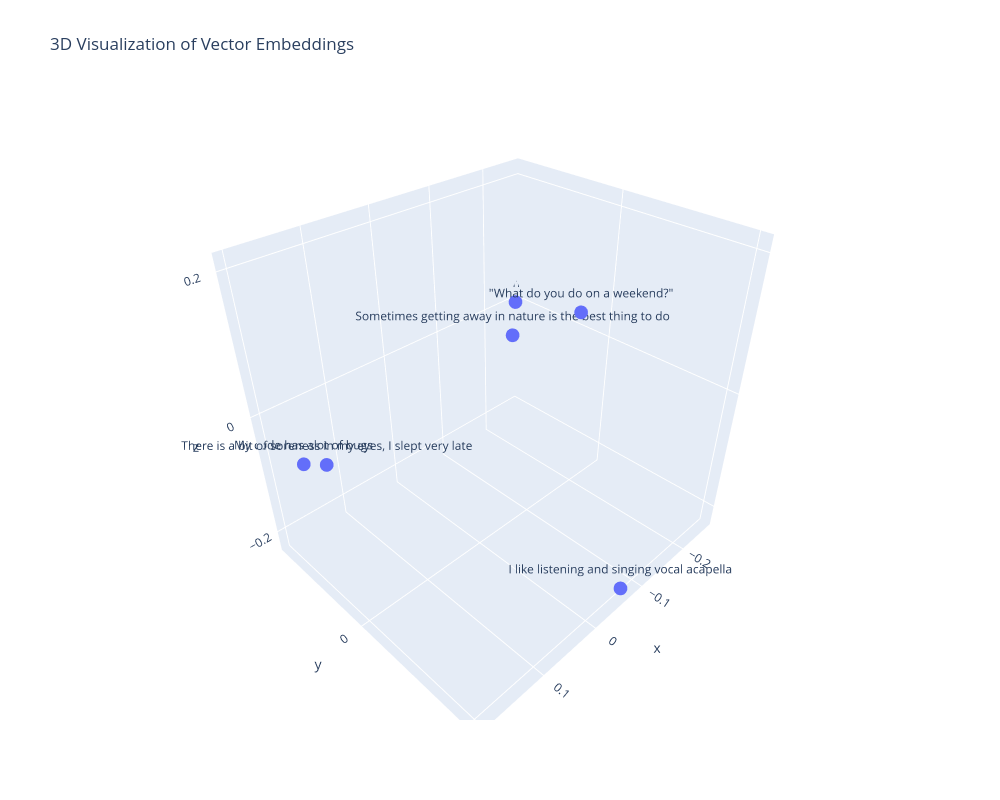

Notebook code for this chart:
### Code cell
# A More interactive visual: Using plotly
import plotly.express as px

fig = px.scatter_3d(
    df_reduced,
    x = 'x',
    y = 'y',
    z = 'z',
    text = text,
    title = '3D Visualization of Vector Embeddings',
    height = 800,
    width = 1000
)

fig.show()

### Figure 1 — Plotly figure (JSON) as saved in the notebook; plotly's stock layout.template omitted (floating-point values rounded to 4 significant figures)
{"data": [{"hovertemplate": "x=%{x}<br>y=%{y}<br>z=%{z}<br>text=%{text}<extra></extra>", "legendgroup": "", "marker": {"color": "#636efa", "symbol": "circle"}, "mode": "markers+text", "name": "", "scene": "scene", "showlegend": false, "text": ["I like listening and singing vocal acapella", "My code has alot of bugs", "Asernal is the best team in the Premier League right now", "There is a bit of soreness in my eyes, I slept very late", "\"What do you do on a weekend?\"", "Sometimes getting away in nature is the best thing to do"], "type": "scatter3d", "x": [-0.06612, 0.1763, -0.2576, 0.1983, 0.01214, -0.06301], "y": [0.205, -0.1467, -0.1805, -0.04553, 0.1666, 0.001121], "z": [-0.2229, -0.07052, -0.002391, 5.863e-05, 0.209, 0.08674]}], "layout": {"height": 800, "legend": {"tracegroupgap": 0}, "scene": {"domain": {"x": [0, 1], "y": [0, 1]}, "xaxis": {"title": {"text": "x"}}, "yaxis": {"title": {"text": "y"}}, "zaxis": {"title": {"text": "z"}}}, "title": {"text": "3D Visualization of Vector Embeddings"}, "width": 1000}}
